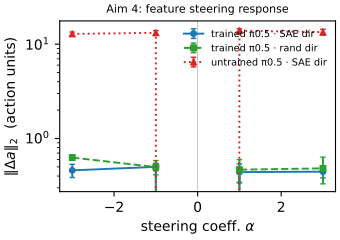

This chart was generated by the following Python code:
"""Figure 2(a): steering response — trained vs random π0.5 + LIBERO obs.

Plots ‖Δaction‖ as a function of steering coefficient α along (i) SAE-feature
directions for the trained model (saturated) and (ii) the same SAE direction
for an untrained π0.5 of identical architecture (linear). Optionally overlay
random Gaussian directions on the trained model as a within-subject control.
"""
from __future__ import annotations
import json
from pathlib import Path
import numpy as np
import matplotlib.pyplot as plt

ROOT = Path(__file__).resolve().parents[1]
RUNS = ROOT / "runs"
OUT = ROOT / "figures"
OUT.mkdir(exist_ok=True)

FEATURES = [7676, 2036, 1102]
ALPHAS = [-3.0, -1.0, 0.0, 1.0, 3.0]


def deltas_for(run_dir: Path):
    rows = []
    for f in FEATURES:
        base = np.load(run_dir / f"feat{f}_alpha+0.00.npy")
        norms = []
        for a in ALPHAS:
            d = np.load(run_dir / f"feat{f}_alpha{a:+.2f}.npy")
            norms.append(np.linalg.norm(d - base))
        rows.append(norms)
    return np.array(rows)  # [n_feat, n_alpha]


trained_sae = deltas_for(RUNS / "steer_real_v2")
trained_rand = deltas_for(RUNS / "steer_real_random_dir")
untrained_sae = deltas_for(RUNS / "steer_random_libero")  # only +alpha valid (NaN for -alpha)

fig, ax = plt.subplots(figsize=(3.4, 2.4), constrained_layout=True)

# Plot mean ± std across the 3 features, separate panel by condition.
def line(ax, alphas, data, label, **kw):
    m, s = data.mean(axis=0), data.std(axis=0)
    ax.errorbar(alphas, m, yerr=s, label=label, capsize=2, lw=1.4, ms=4, **kw)

line(ax, ALPHAS, trained_sae,   "trained π0.5 · SAE dir",   marker="o", color="C0")
line(ax, ALPHAS, trained_rand,  "trained π0.5 · rand dir",  marker="s", color="C2", ls="--")
# untrained data has NaN for negative α — re-run was only +alphas in old setup
um = untrained_sae[:, [0,1,2,3,4]]
line(ax, ALPHAS, um, "untrained π0.5 · SAE dir", marker="^", color="C3", ls=":")

ax.axvline(0, color="0.7", lw=0.5)
ax.set_xlabel(r"steering coeff. $\alpha$")
ax.set_ylabel(r"$\|\Delta a\|_2$  (action units)")
ax.set_yscale("log")
ax.legend(fontsize=7, frameon=False, loc="upper right")
ax.set_title("Aim 4: feature steering response", fontsize=8)

fig.savefig(OUT / "fig2a_steering.pdf", dpi=300)
fig.savefig(OUT / "fig2a_steering.png", dpi=300)
print(f"saved {OUT/'fig2a_steering.pdf'}")
print()
print("=== summary stats (mean over 3 features) ===")
for label, arr in [("trained·SAE", trained_sae), ("trained·rand", trained_rand),
                   ("untrained·SAE", untrained_sae)]:
    print(f"  {label:14s} α∈{ALPHAS}: " +
          " ".join(f"{m:.2f}" for m in arr.mean(axis=0)))
